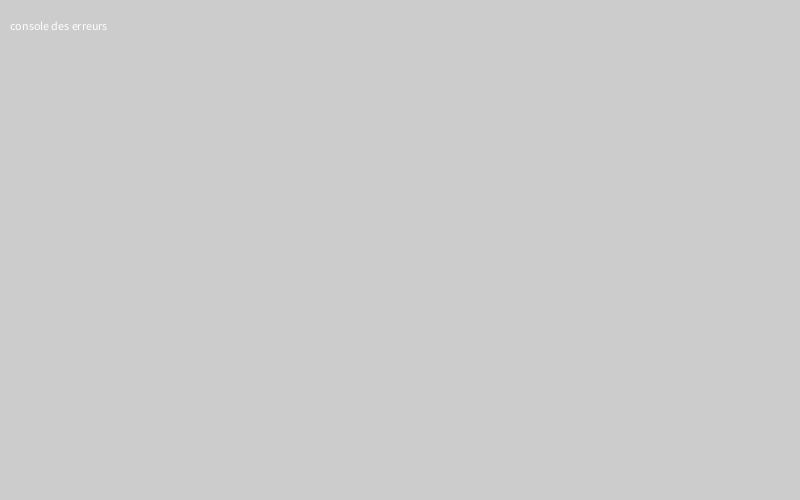
Frame 1 (no input)
Frame 60 (the mouse pressed at the canvas centre just before this capture): identical to frame 1, image omitted
Frame 120 (the mouse held since frame 60 and released just before this capture): identical to frame 1, image omitted

The Processing sketch that drew this single still picture (run headless with seeded random() and noise(); from frame 60 on, the mouse is pressed at the canvas centre):

// Processing sketch: sketch_votes
// ── sketch_votes.pde
int votesA = 15;
int votesB = 11;

int nombreDeTests=10000;

void setup() {
  size(800,500);
  text("console des erreurs", 10, 30);
}

void draw() {
  int nbFaux=0;
  int nbVrai=0;

  int nbVotes = votesA+votesB;
  
  for (int n=0; n<nombreDeTests; n++) {
    int votesDepouillesA=0;
    int votesDepouillesB = 0;

    boolean candidatAToujoursDevant = true;

    for (int i=0; i<nbVotes; i++) {
      int votesNonDepouilles = votesA-votesDepouillesA+votesB-votesDepouillesB;

      int bulletinTire = tireUnBulletin(votesNonDepouilles);
      if (votesNonDepouilles<1) {
        text("votesNonDepouilles doit être supérieur ou égal à 1",30,60);
      }
      if (bulletinTire<1 || bulletinTire>votesA-votesDepouillesA+votesB-votesDepouillesB) {
        text("bug sur la variable bulletinTire qui vaut : "+bulletinTire,10,90);
      }
      
      if(attribueLeTirageAUnVote(bulletinTire, votesA-votesDepouillesA, votesB-votesDepouillesB)=="tirage d'un A"){
        votesDepouillesA += 1;
      }
      else if(attribueLeTirageAUnVote(bulletinTire, votesA-votesDepouillesA, votesB-votesDepouillesB)=="tirage d'un B"){
        votesDepouillesB += 1;
      }

      //println(votesDepouillesA, votesDepouillesB);
      if (votesDepouillesA<votesDepouillesB) {
        candidatAToujoursDevant=false;
      }
    }
    if (candidatAToujoursDevant) {
      nbVrai+=1;
    } else {
      nbFaux+=1;
    }
  }
  println("Pour un pourcentage de "+100*votesA/nbVotes+"% pour "+nbVotes+" votes, le candidat A reste toujours devant à "+100*nbVrai/(nbVrai+nbFaux) +"% de chances.");
}

int tireUnBulletin(int maximum) {
  return (int)Math.ceil(Math.random()*maximum);
}

String attribueLeTirageAUnVote(int numeroBulletin, int nbVotesA, int nbVotesB){
  if(numeroBulletin<=nbVotesA && numeroBulletin>=1){
    return "tirage d'un A";
  }
  else if(numeroBulletin<=nbVotesA+nbVotesB && numeroBulletin>=1){
    return "tirage d'un B";
  }
  else{
    text("Le bulletin ne peut pas être attribué à un vote, sa valeur est de : "+numeroBulletin+" il y a "+nbVotesA+" possibilités de votes A et "+nbVotesB+" possibilités de vote B.",10,120);
    return "erreur";
  }
}
